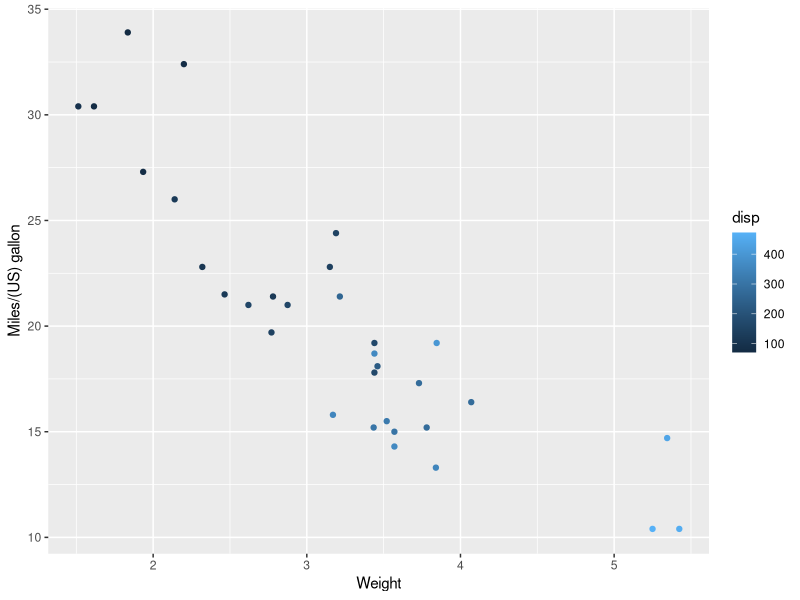
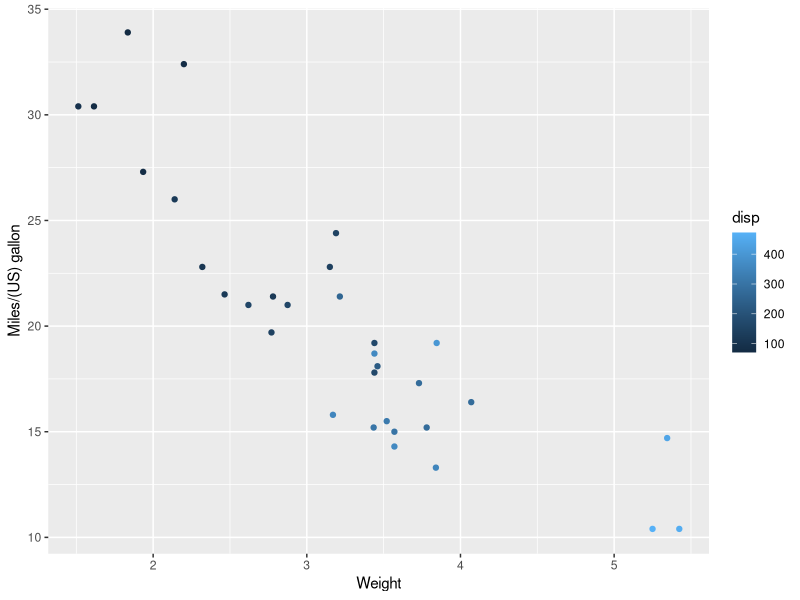
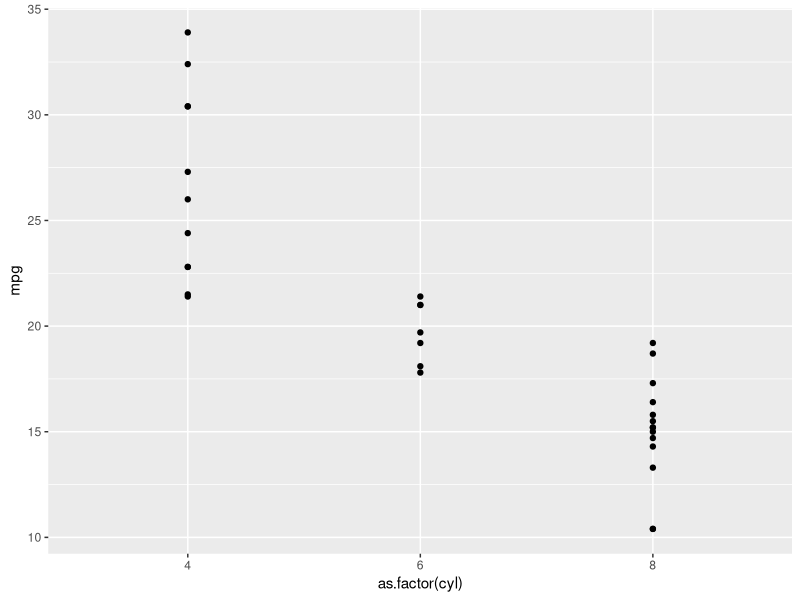
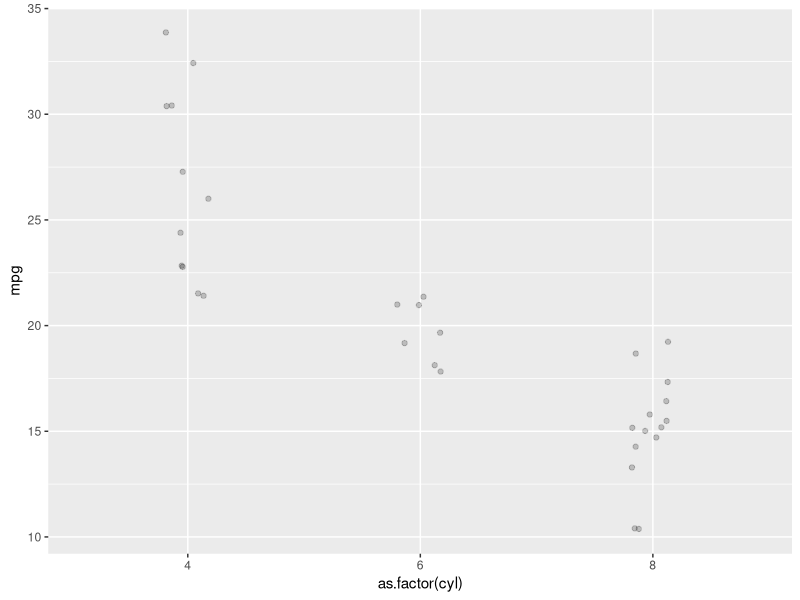
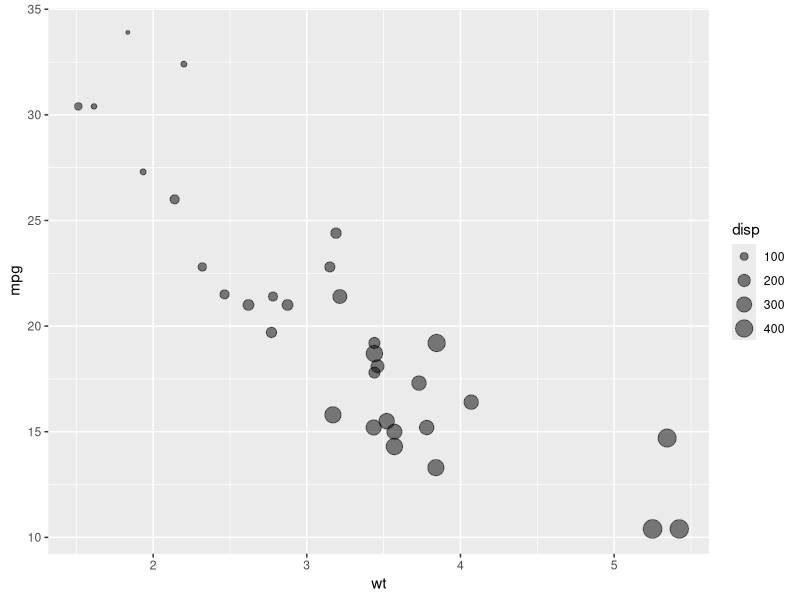
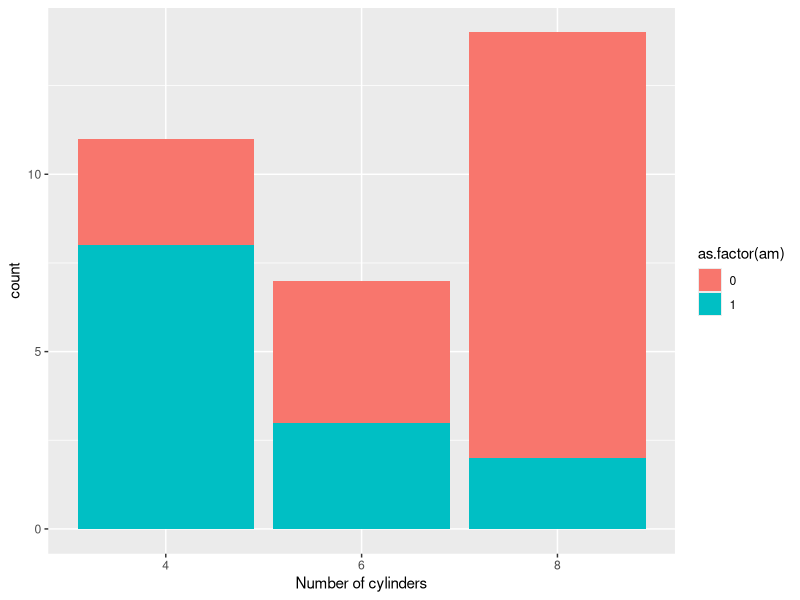

Here is the R script that generated these plots, in order:
## ---- chunk 1
library(ggplot2)
ggplot(mtcars, aes(wt, mpg, color = disp)) + 
  geom_point() + 
  labs(x = 'Weight', y= 'Miles/(US) gallon')
## ---- chunk 2
ggplot(mtcars, aes(wt, mpg, color = disp)) + 
  geom_point() + 
  labs(x = 'Weight', y= 'Miles/(US) gallon')
## ---- chunk 3
ggplot (mtcars, 
        aes(as.factor(cyl), mpg),color = as.factor(am)) + 
  geom_point()
## ---- chunk 4
ggplot (mtcars,aes(as.factor(cyl), mpg),color = as.factor(am)) + 
  geom_point(alpha = 0.2,position = position_jitter(width = 0.1))
## ---- chunk 5
ggplot(mtcars, aes(wt,mpg, size = disp)) +
  geom_point(alpha= 0.5)
## ---- chunk 6
#palette <- c()
ggplot(mtcars, aes(as.factor(cyl), fill = as.factor(am))) + 
  geom_bar() + 
  labs(x= 'Number of cylinders')
